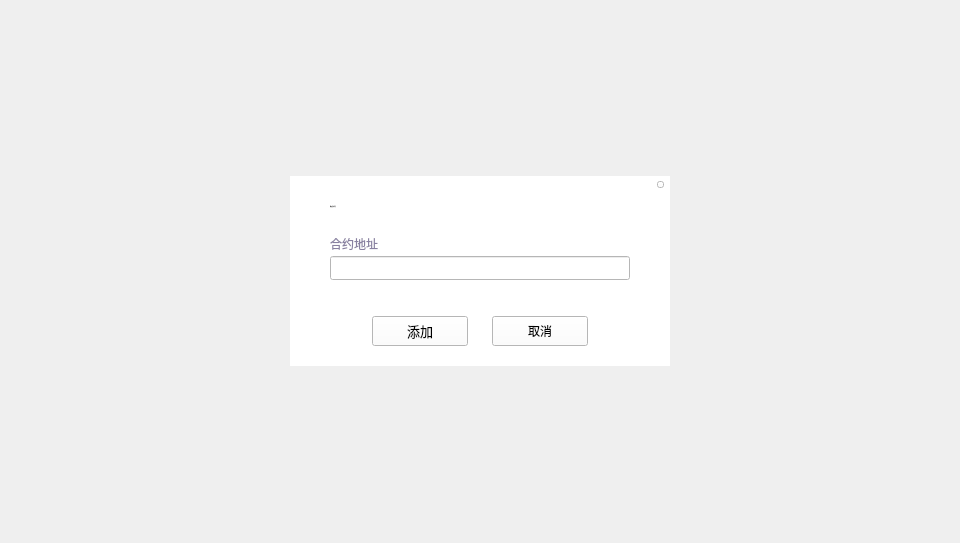
<?xml version="1.0" encoding="UTF-8"?>
<ui version="4.0">
 <class>AddTokenDialog</class>
 <widget class="QDialog" name="AddTokenDialog">
  <property name="geometry">
   <rect>
    <x>0</x>
    <y>0</y>
    <width>960</width>
    <height>543</height>
   </rect>
  </property>
  <property name="windowTitle">
   <string>Dialog</string>
  </property>
  <widget class="QWidget" name="widget" native="true">
   <property name="geometry">
    <rect>
     <x>0</x>
     <y>0</y>
     <width>960</width>
     <height>543</height>
    </rect>
   </property>
   <property name="font">
    <font>
     <family>Microsoft YaHei UI Light</family>
     <weight>75</weight>
     <bold>true</bold>
    </font>
   </property>
   <widget class="QWidget" name="containerWidget" native="true">
    <property name="geometry">
     <rect>
      <x>290</x>
      <y>176</y>
      <width>380</width>
      <height>190</height>
     </rect>
    </property>
    <property name="font">
     <font>
      <family>微软雅黑</family>
      <weight>50</weight>
      <bold>false</bold>
     </font>
    </property>
    <property name="styleSheet">
     <string notr="true">background-color: rgb(255, 255, 255);</string>
    </property>
    <widget class="QLabel" name="label">
     <property name="geometry">
      <rect>
       <x>40</x>
       <y>20</y>
       <width>200</width>
       <height>21</height>
      </rect>
     </property>
     <property name="font">
      <font>
       <family>微软雅黑</family>
       <pointsize>-1</pointsize>
       <weight>50</weight>
       <italic>false</italic>
       <bold>false</bold>
      </font>
     </property>
     <property name="styleSheet">
      <string notr="true">QLabel{font:  14px &quot;微软雅黑&quot;;color: rgb(51, 51, 51);}

</string>
     </property>
     <property name="text">
      <string>添加合约代币</string>
     </property>
     <property name="alignment">
      <set>Qt::AlignLeading|Qt::AlignLeft|Qt::AlignVCenter</set>
     </property>
    </widget>
    <widget class="QToolButton" name="closeBtn">
     <property name="geometry">
      <rect>
       <x>367</x>
       <y>5</y>
       <width>7</width>
       <height>7</height>
      </rect>
     </property>
     <property name="cursor">
      <cursorShape>PointingHandCursor</cursorShape>
     </property>
     <property name="focusPolicy">
      <enum>Qt::NoFocus</enum>
     </property>
     <property name="styleSheet">
      <string notr="true"/>
     </property>
     <property name="text">
      <string/>
     </property>
    </widget>
    <widget class="QLabel" name="label_2">
     <property name="geometry">
      <rect>
       <x>40</x>
       <y>60</y>
       <width>100</width>
       <height>16</height>
      </rect>
     </property>
     <property name="styleSheet">
      <string notr="true">QLabel{font: 11px &quot;微软雅黑&quot;;color: rgb(137, 129, 161);}
</string>
     </property>
     <property name="text">
      <string>合约地址</string>
     </property>
    </widget>
    <widget class="QLineEdit" name="contractAddressLineEdit">
     <property name="geometry">
      <rect>
       <x>40</x>
       <y>80</y>
       <width>300</width>
       <height>24</height>
      </rect>
     </property>
    </widget>
    <widget class="QToolButton" name="okBtn">
     <property name="geometry">
      <rect>
       <x>82</x>
       <y>140</y>
       <width>96</width>
       <height>30</height>
      </rect>
     </property>
     <property name="font">
      <font>
       <family>微软雅黑</family>
       <pointsize>10</pointsize>
       <weight>50</weight>
       <italic>false</italic>
       <bold>false</bold>
      </font>
     </property>
     <property name="cursor">
      <cursorShape>PointingHandCursor</cursorShape>
     </property>
     <property name="focusPolicy">
      <enum>Qt::NoFocus</enum>
     </property>
     <property name="styleSheet">
      <string notr="true"/>
     </property>
     <property name="text">
      <string>添加</string>
     </property>
    </widget>
    <widget class="QToolButton" name="cancelBtn">
     <property name="geometry">
      <rect>
       <x>202</x>
       <y>140</y>
       <width>96</width>
       <height>30</height>
      </rect>
     </property>
     <property name="cursor">
      <cursorShape>PointingHandCursor</cursorShape>
     </property>
     <property name="styleSheet">
      <string notr="true"/>
     </property>
     <property name="text">
      <string>取消</string>
     </property>
    </widget>
    <widget class="QLabel" name="tipLabel">
     <property name="geometry">
      <rect>
       <x>45</x>
       <y>110</y>
       <width>261</width>
       <height>16</height>
      </rect>
     </property>
     <property name="styleSheet">
      <string notr="true">QLabel{font: 11px &quot;微软雅黑&quot;;color: rgb(255,0,0);}
</string>
     </property>
     <property name="text">
      <string/>
     </property>
    </widget>
   </widget>
  </widget>
 </widget>
 <resources/>
 <connections/>
</ui>
